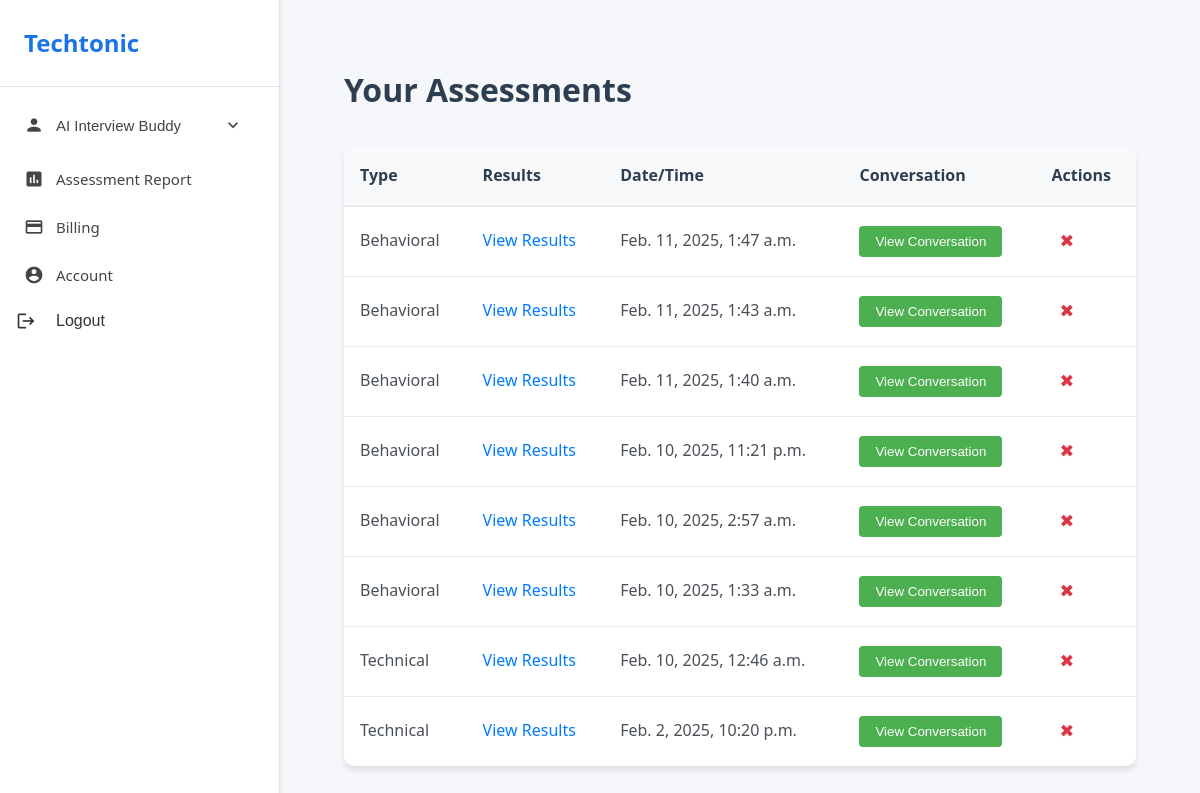
The page /assessments/list/ (signed in) on the database its author committed.
### assessments/models.py (models this page shows, shortened)
class Assessment(models.Model):
    ASSESSMENT_TYPES = [
        ('behavioral', 'Behavioral'),
        ('technical', 'Technical'),
    ]
    user = models.ForeignKey(User, on_delete=models.CASCADE, default=1)
    conversation = models.TextField()
    assessment_type = models.CharField(
        max_length=20,
        choices=ASSESSMENT_TYPES,
        default='technical'
    )
    created_at = models.DateTimeField(auto_now_add=True)
    analysis = models.JSONField(null=True, blank=True)

### assessments/views.py (the view)
# urls.py: path('list/', views.list_interviews, name='list_interviews'),  # New endpoint
@login_required  # Ensures only logged-in users can access this view
def list_interviews(request):
    if request.user.is_authenticated:
        assessments = Assessment.objects.filter(user=request.user).order_by('-created_at')
        return render(request, 'assessments/list_interviews.html', {'assessments': assessments})
    else:
        return render(request, 'assessments/list_interviews.html', {'error': 'You need to log in to view your interviews.'})

### assessments/templates/assessments/list_interviews.html
{% extends 'users/base.html' %}
{% load static %}
{% block content %}
<link rel="stylesheet" href="{% static 'assessments/css/list_interviews.css' %}">
<div class="content-container">
    <h1>Your Assessments</h1>
    {% if assessments %}
        <table class="assessment-table">
            <thead>
                <tr>
                    <th>Type</th>
                    <th>Results</th>
                    <th>Date/Time</th>
                    <th>Conversation</th>
                    <th>Actions</th>
                </tr>
            </thead>
            <tbody>
                {% for assessment in assessments %}
                <tr id="assessment-{{ assessment.id }}">
                    <td>{{ assessment.get_assessment_type_display }}</td>
                    <td><a href="{% url 'view_analysis' assessment.id %}">View Results</a></td>
                    <td>{{ assessment.created_at }}</td>
                    <td>
                        <button
                            class="view-conversation-btn"
                            onclick='AssessmentManager.showConversation("{{ assessment.id }}", JSON.parse(`{{ assessment.conversation|escapejs }}`))'
                        >
                            View Conversation
                        </button>
                    </td>
                    <td>
                        <button
                            class="delete-btn"
                            onclick="AssessmentManager.deleteAssessment({{ assessment.id }})"
                            title="Delete assessment"
                        >✖</button>
                    </td>
                </tr>
                {% endfor %}
            </tbody>
        </table>
    {% else %}
        <p>You have no assessments yet.</p>
    {% endif %}
</div>
{% endblock %}

### users/static/users/css/style.css (style rules this page uses)
* { margin: 0; padding: 0; box-sizing: border-box; }
body { font-family: 'Segoe UI', Tahoma, Geneva, Verdana, sans-serif; background-color: #f5f7fa; color: #333; line-height: 1.6; }
.assessment-table { width: 100%; border-collapse: collapse; margin-top: 1.5rem; background-color: #ffffff; border-radius: 8px; overflow: hidden; box-shadow: 0 2px 4px rgba(0, 0, 0, 0.05); }
.assessment-table th, .assessment-table td { padding: 1rem; text-align: left; border-bottom: 1px solid #e1e4e8; }
.assessment-table th { background-color: #f8f9fa; font-weight: 500; color: #444; }
.assessment-table a { color: #1a73e8; text-decoration: none; font-weight: 500; }
.delete-btn { background: none; border: none; color: #d93025; cursor: pointer; font-size: 1.1rem; padding: 0.25rem 0.5rem; border-radius: 4px; transition: background-color 0.2s; }

### assessments/static/assessments/css/list_interviews.css (style rules this page uses)
.content-container { max-width: 1200px; margin: 0 auto; padding: 2rem; }
.content-container h1 { color: #2c3e50; margin-bottom: 2rem; font-size: 2rem; font-weight: 600; }
.assessment-table { width: 100%; border-collapse: separate; border-spacing: 0; background: white; border-radius: 10px; overflow: hidden; box-shadow: 0 4px 6px rgba(0, 0, 0, 0.1); }
.assessment-table thead { background-color: #f8f9fa; }
.assessment-table th { padding: 1rem; text-align: left; font-weight: 600; color: #2c3e50; border-bottom: 2px solid #e9ecef; }
.assessment-table td { padding: 1rem; border-bottom: 1px solid #e9ecef; color: #495057; }
.assessment-table tr:last-child td { border-bottom: none; }
.assessment-table a { color: #007bff; text-decoration: none; font-weight: 500; transition: color 0.2s; }
.delete-btn { background: none; border: none; color: #dc3545; cursor: pointer; padding: 0.5rem; border-radius: 4px; transition: all 0.2s; }
.view-conversation-btn { background-color: #4CAF50; color: white; border: none; padding: 8px 16px; border-radius: 4px; cursor: pointer; font-weight: 500; transition: background-color 0.2s, transform 0.2s; }

### rows shown on the page
Assessment: assessment_type "Behavioral", created_at "Feb. 11, 2025, 1:47 a.m."
Assessment: assessment_type "Behavioral", created_at "Feb. 11, 2025, 1:43 a.m."
Assessment: assessment_type "Behavioral", created_at "Feb. 11, 2025, 1:40 a.m."
Assessment: assessment_type "Behavioral", created_at "Feb. 10, 2025, 11:21 p.m."
Assessment: assessment_type "Behavioral", created_at "Feb. 10, 2025, 2:57 a.m."
Assessment: assessment_type "Behavioral", created_at "Feb. 10, 2025, 1:33 a.m."
Assessment: assessment_type "Technical", created_at "Feb. 10, 2025, 12:46 a.m."
Assessment: assessment_type "Technical", created_at "Feb. 2, 2025, 10:20 p.m."
